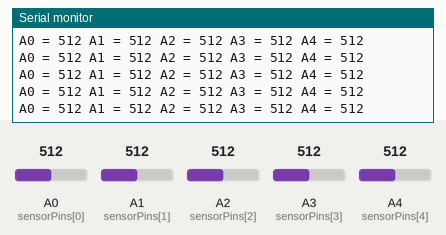
The sketch below on a simulated Arduino Uno, built with avr-gcc and run on an emulated ATmega328P. On the bench: the last lines printed to the serial monitor. The inputs (shaded band) are chosen by the test bench; at power-on: A0 (sensorPins[0]) = 512, A1 (sensorPins[1]) = 512, A2 (sensorPins[2]) = 512, A3 (sensorPins[3]) = 512, A4 (sensorPins[4]) = 512.

Above: at 1.2 s.
1.3 s: A0 (sensorPins[0]) set to 105
At 1.41 s:
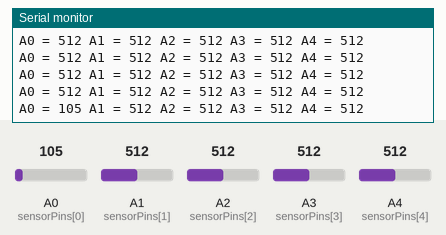
4.3 s: A0 (sensorPins[0]) set to 90
At 4.32 s:
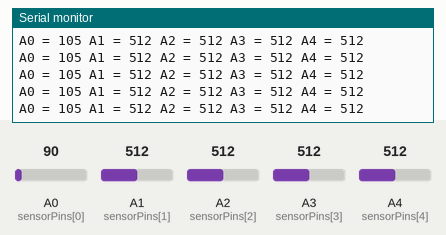
7.3 s: A1 (sensorPins[1]) set to 104
At 7.32 s:
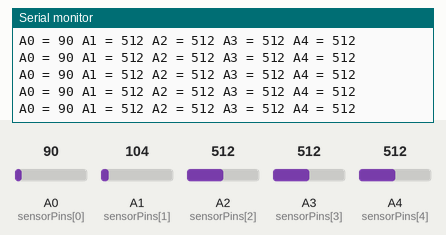
10.3 s: A1 (sensorPins[1]) set to 93
At 10.32 s:
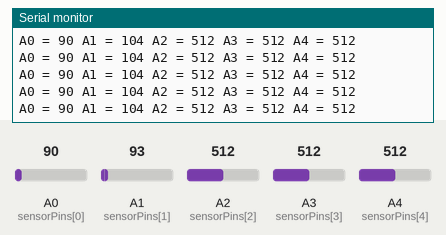
13.3 s: A2 (sensorPins[2]) set to 107
At 13.34 s:
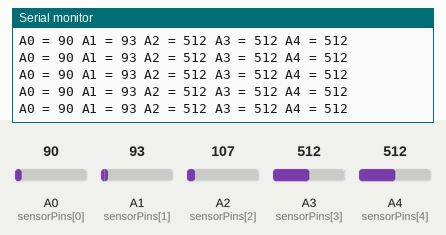
16.3 s: A2 (sensorPins[2]) set to 89
At 16.31 s:
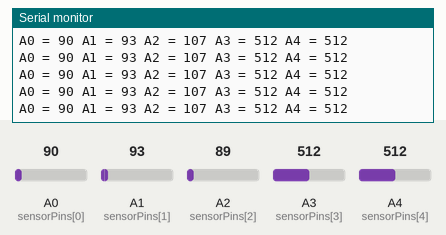
Timing chart, 0 to 18.8 s (numbered marks = the images above; inputs shaded):
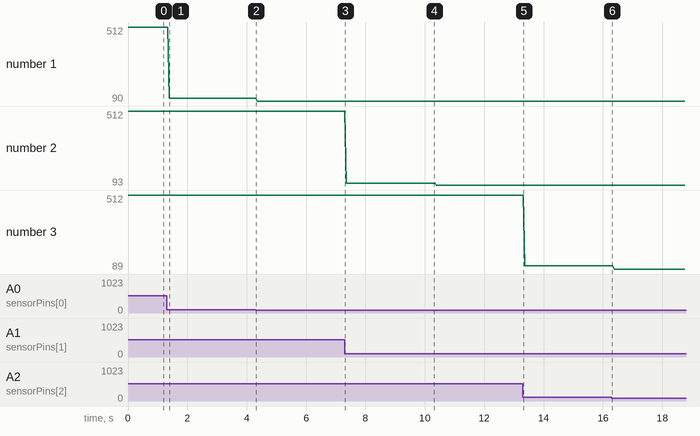

The sketch:

LineSensorTest.ino
```cpp
#define SENSOR_COUNT 5

uint8_t sensorPins[] = {A0, A1, A2, A3, A4};
volatile uint16_t sensorValues[] = {0, 0, 0, 0, 0};

void setup() {
  Serial.begin(9600);
}

void loop() {

  readSensors();
  printSensorValues();
  delay(20);
}

void readSensors(){
  for(int i = 0; i < SENSOR_COUNT; i++) {
    sensorValues[i] = analogRead(sensorPins[i]);
  }
}

void printSensorValues(){
  for(int i = 0; i < SENSOR_COUNT; i++) {
    Serial.print("A");
    Serial.print(i);
    Serial.print(" = ");
    Serial.print(sensorValues[i]);
    Serial.print(" ");
    if (i == SENSOR_COUNT - 1) Serial.print("\n");
  }
}
```

Measured:
- after the input at 1.3 s, the serial monitor: prints a new line after 0.09 s (image 1)
- plotted number 1: 512 → 105 after the input at 1.3 s, 105 → 90 after the input at 4.3 s
- plotted number 2: 512 → 104 after the input at 7.3 s, 104 → 93 after the input at 10.3 s
- plotted number 3: 512 → 107 after the input at 13.3 s, 107 → 89 after the input at 16.3 s
